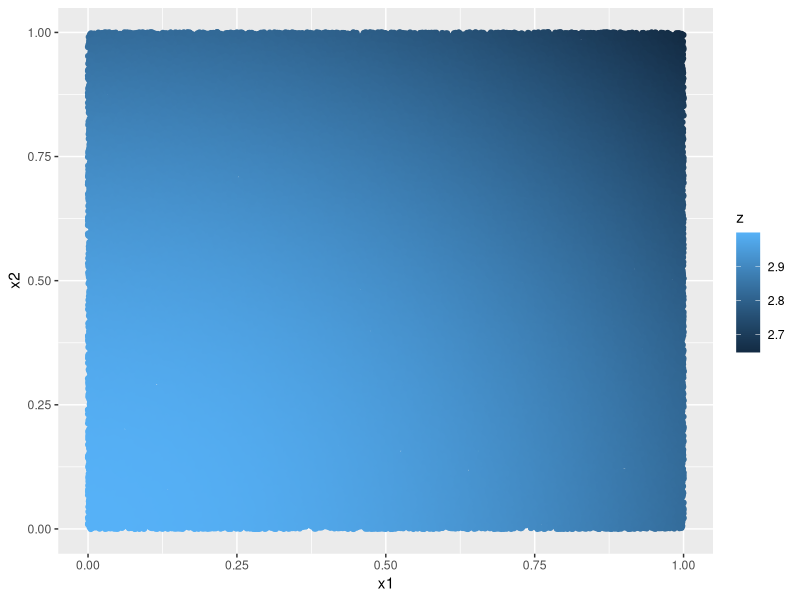
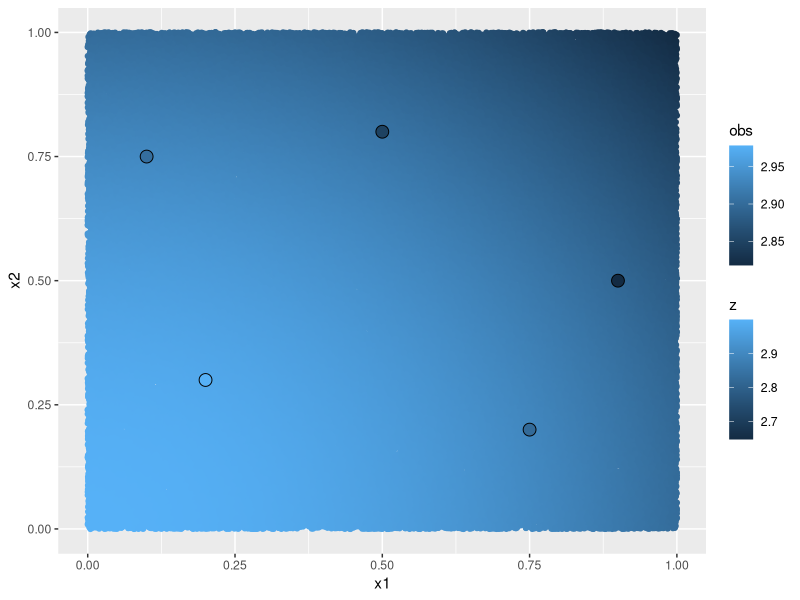
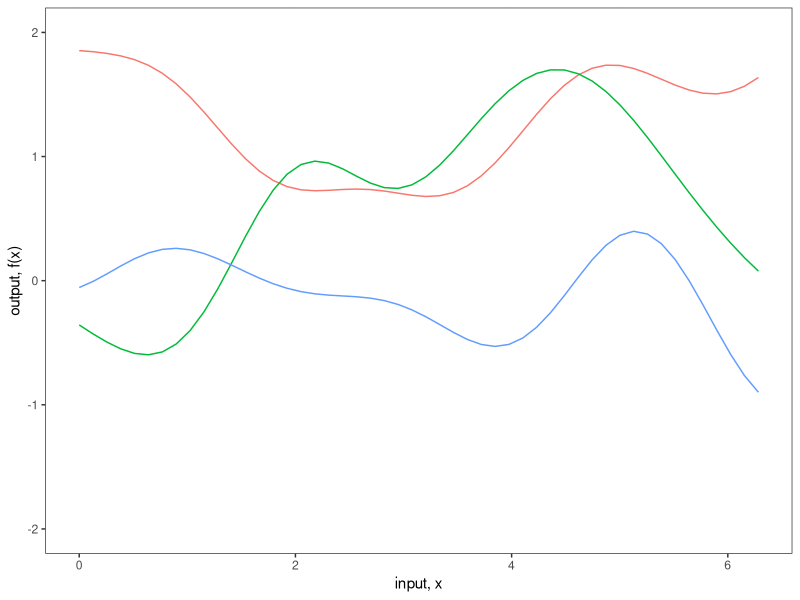
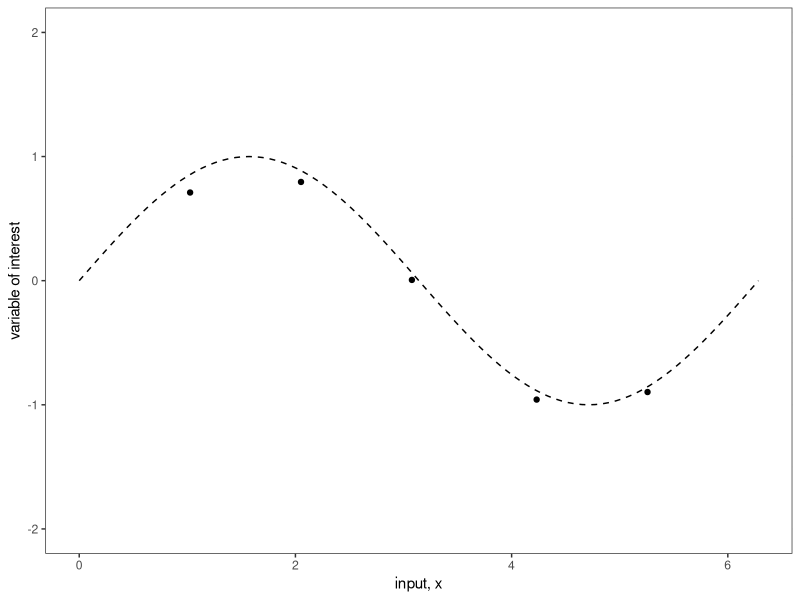
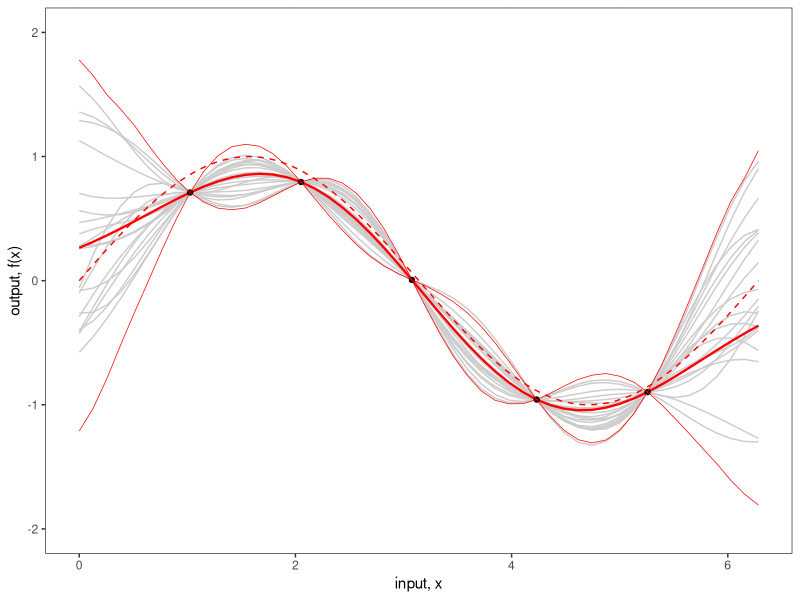
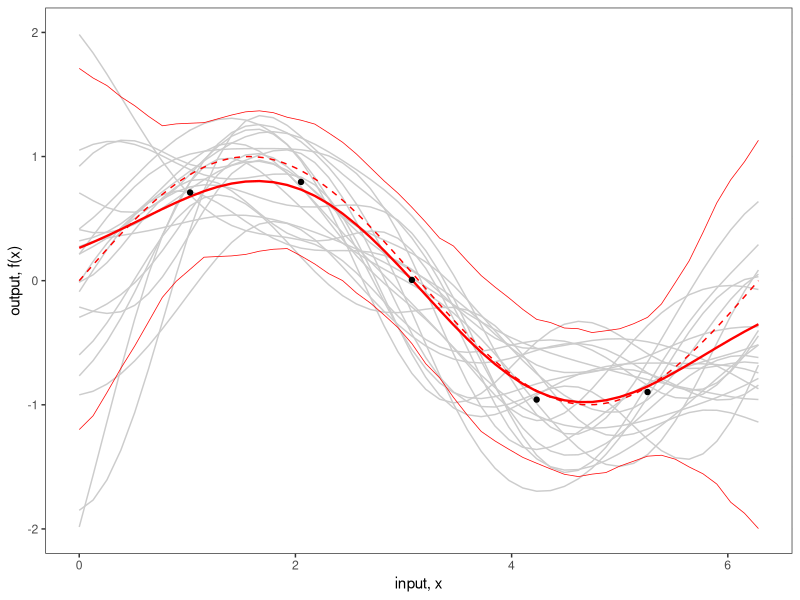

Write the R code that produced these figures, in order.
## ---- chunk 1
# Load in the required libraries for data manipulation
# and multivariate normal distribution
require(MASS)
require(plyr)
require(reshape2)
require(ggplot2)
## ---- chunk 2
x1 <- runif(100000)
x2 <- runif(100000)
## ---- chunk 3
z <- (9 - x1^2 - x2^2)^(1/2)
data <- data.frame(x1=x1,x2=x2,z=z)

ggplot() + 
  geom_point(data = data, aes(x = x1, y = x2, color = z)) 
## ---- chunk 4
x1_obs <- c(0.2, 0.75, 0.9, 0.5, 0.1)
x2_obs <- c(0.3, 0.2, 0.5, 0.8, 0.75)
obs_error <- rnorm(5, 0, 0.0000000000000000000000000000000000000000001)
obs <- (9 - x1_obs^2 - x2_obs^2)^(1/2) + obs_error

obs_df <- data.frame(x1_obs=x1_obs,x2_obs=x2_obs,obs=obs)
## ---- chunk 5
ggplot() + 
  geom_point(data = data, aes(x = x1, y = x2, color = z)) +
  geom_point(data = obs_df, shape=21, color="black", size=4, aes(x = x1_obs, y = x2_obs, fill = obs))
## ---- chunk 6
x_pts_num <- 50
x_pts_num_s <- 10
## ---- chunk 7
# Parameters:
#	X1, X2 = vectors
# 	l = the scale length parameter
# Returns:
# 	a covariance matrix
calcSigma <- function(X1,X2,l=1) {
  Sigma <- matrix(rep(0, length(X1)*length(X2)), nrow=length(X1))
  for (i in 1:nrow(Sigma)) {
    for (j in 1:ncol(Sigma)) {
      Sigma[i,j] <- exp(-0.5*(abs(X1[i]-X2[j])/l)^2)
    }
  }
  return(Sigma)
}
x.star_s <- seq(0,2*pi, len=x_pts_num_s)
k.xsxs_s <- calcSigma(x.star_s,x.star_s)
## ---- chunk 8
# Utility function to print matrices in proper LaTeX format
print_mat <- function(mat) {
  n <- nrow(mat)
  c('\\begin{bmatrix}',
    paste0(sapply(seq_len(n - 1),
                  function(i) paste0(mat[i, ], collapse = ' & ')),
           ' \\\\'),
    paste0(mat[n, ], collapse = ' & '),
    '\\end{bmatrix}')
} 
## ---- chunk 9
writeLines(c('$$',
             print_mat(
               round(k.xsxs_s,3)
             ),
             '$$'))
## ---- chunk 10
# Parameters:
#	X1, X2 = vectors
# 	l = the scale length parameter
# Returns:
# 	a covariance matrix
calcSigma <- function(X1,X2,l=1) {
  Sigma <- matrix(rep(0, length(X1)*length(X2)), nrow=length(X1))
  for (i in 1:nrow(Sigma)) {
    for (j in 1:ncol(Sigma)) {
      Sigma[i,j] <- exp(-0.5*(abs(X1[i]-X2[j])/l)^2)
    }
  }
  return(Sigma)
}
x.star <- seq(0,2*pi, len=x_pts_num)
k.xsxs <- calcSigma(x.star,x.star)
## ---- chunk 11
# Generate a number of functions from the process
n.samples_s <- 3
values <- matrix(rep(0,length(x.star)*n.samples_s), ncol=n.samples_s)
for (i in 1:n.samples_s) {
  # Each column represents a sample from a multivariate normal distribution
  # with zero mean and covariance k.xsxs
  values[,i] <- mvrnorm(1, rep(0, length(x.star)), k.xsxs)
}
values <- cbind(x=x.star,as.data.frame(values))
values <- melt(values,id="x")
## ---- chunk 12
# Plot the result
fig2a <- ggplot(values,aes(x=x,y=value)) +
  geom_rect(xmin=-Inf, xmax=Inf, ymin=-2.25, ymax=2.25, fill="white") +
  geom_line(aes(color=variable), show.legend = FALSE) +
  theme_bw() +
  scale_y_continuous(lim=c(-2,2), name="output, f(x)") +
  xlab("input, x")
fig2a
## ---- chunk 13
n <- 5
## ---- chunk 14
real_life_process <- function(x){
  sin(x)
}
## ---- chunk 15

# control_inputs <- matrix(seq(1,2*pi-1,len=n), ncol = 1)
control_inputs <- matrix(c(1.0258262, 2.0516523, 3.0774785, 4.2315330, 5.2573591), ncol = 1)

var_meas_err <- 0.01
obs_errors <- matrix(rnorm(n,0,sd = sqrt(var_meas_err)), ncol=1)

zeta <- real_life_process(control_inputs)
obs <- as.matrix(zeta, ncol=1) + obs_errors

f <- data.frame(x=control_inputs,
                y=obs)
colnames(f) <- c("control_inputs", "obs")
## ---- chunk 16
# Plot the result
fig <- ggplot(f, aes(control_inputs, obs)) +
  geom_rect(xmin=-Inf, xmax=Inf, ymin=-2.25, ymax=2.25, fill="white") + 
  geom_point() +
  geom_function(fun = function(x) sin(x), linetype="dashed") +
  xlab("input, x") +
  xlim(0,2*pi) +
  scale_y_continuous(lim=c(-2,2), name="variable of interest") +
  theme_bw()
fig
## ---- chunk 17
x <- f$control_inputs
k.xx <- calcSigma(x,x)
k.xxs <- calcSigma(x,x.star)
k.xsx <- calcSigma(x.star,x)
# k.xsxs <- calcSigma(x.star,x.star)
## ---- chunk 18
f.star.bar <- k.xsx%*%solve(k.xx)%*%f$obs
cov.f.star <- k.xsxs - k.xsx%*%solve(k.xx)%*%k.xxs
## ---- chunk 19
n.samples_m <- 20
## ---- chunk 20
values <- matrix(rep(0,length(x.star)*n.samples_m), ncol=n.samples_m)
for (i in 1:n.samples_m) {
  values[,i] <- mvrnorm(1, f.star.bar, cov.f.star)
}
values <- cbind(x=x.star,as.data.frame(values))
values <- melt(values,id="x")
## ---- chunk 21
n.samples <- 1000
values_l <- matrix(rep(0,length(x.star)*n.samples), ncol=n.samples)
for (i in 1:n.samples) {
  values_l[,i] <- mvrnorm(1, f.star.bar, cov.f.star)
}
values_l <- cbind(x=x.star,as.data.frame(values_l))
values_l <- melt(values_l,id="x")
## ---- chunk 22
post_summ <- data.frame(x.star, f.star.bar, rep(NA, length(x.star)), rep(NA, length(x.star)))
colnames(post_summ) <- c("x.star", "f.star.bar", "lower", "upper")
for (i in 1:length(x.star)) {
  post_summ[i, 3] <- quantile(values_l[seq(i, length(x.star)*n.samples, by=length(x.star)),3], 0.025)
}
for (i in 1:length(x.star)) {
  post_summ[i, 4] <- quantile(values_l[seq(i, length(x.star)*n.samples, by=length(x.star)),3], 0.975)
}
## ---- chunk 23
fig2b <- ggplot(values,aes(x=x,y=value)) +
  geom_rect(xmin=-Inf, xmax=Inf, ymin=-2.25, ymax=2.25, fill="white") +
  geom_line(aes(group=variable), colour="grey80") + 
  geom_line(data=values_l, aes(x=rep(x.star,n.samples), y=rep(f.star.bar,n.samples)),colour="red", linewidth=0.8) +
  geom_point(data=f,aes(x=control_inputs,y=obs)) +
  geom_line(data=post_summ,aes(x=x.star,y=lower), colour="red", linewidth=0.25) +
  geom_line(data=post_summ,aes(x=x.star,y=upper), colour="red", linewidth=0.25) +
  theme_bw() +
  scale_y_continuous(lim=c(-2,2), name="output, f(x)") +
  xlab("input, x") +
  geom_function(fun = function(x) sin(x), colour="red", linetype="dashed")
fig2b
## ---- chunk 24
obs_noise <- 0.1
## ---- chunk 25
x <- f$control_inputs
k.xx.noise <- k.xx + obs_noise * diag(1, ncol(k.xx))
## ---- chunk 26
f.star.bar <- k.xsx%*%solve(k.xx.noise)%*%f$obs
cov.f.star <- k.xsxs - k.xsx%*%solve(k.xx.noise)%*%k.xxs
## ---- chunk 27
n.samples_m <- 20
## ---- chunk 28
values <- matrix(rep(0,length(x.star)*n.samples_m), ncol=n.samples_m)
for (i in 1:n.samples_m) {
  values[,i] <- mvrnorm(1, f.star.bar, cov.f.star)
}
values <- cbind(x=x.star,as.data.frame(values))
values <- melt(values,id="x")
## ---- chunk 29
n.samples <- 1000
values_l <- matrix(rep(0,length(x.star)*n.samples), ncol=n.samples)
for (i in 1:n.samples) {
  values_l[,i] <- mvrnorm(1, f.star.bar, cov.f.star)
}
values_l <- cbind(x=x.star,as.data.frame(values_l))
values_l <- melt(values_l,id="x")
## ---- chunk 30
post_summ <- data.frame(x.star, f.star.bar, rep(NA, length(x.star)), rep(NA, length(x.star)))
colnames(post_summ) <- c("x.star", "f.star.bar", "lower", "upper")
for (i in 1:length(x.star)) {
  post_summ[i, 3] <- quantile(values_l[seq(i, length(x.star)*n.samples, by=length(x.star)),3], 0.025)
}
for (i in 1:length(x.star)) {
  post_summ[i, 4] <- quantile(values_l[seq(i, length(x.star)*n.samples, by=length(x.star)),3], 0.975)
}
## ---- chunk 31
fig2b <- ggplot(values,aes(x=x,y=value)) +
  geom_rect(xmin=-Inf, xmax=Inf, ymin=-2.25, ymax=2.25, fill="white") +
  geom_line(aes(group=variable), colour="grey80") + 
  geom_line(data=values_l, aes(x=rep(x.star,n.samples), y=rep(f.star.bar,n.samples)),colour="red", linewidth=0.8) +
  geom_point(data=f,aes(x=control_inputs,y=obs)) +
  geom_line(data=post_summ,aes(x=x.star,y=lower), colour="red", linewidth=0.25) +
  geom_line(data=post_summ,aes(x=x.star,y=upper), colour="red", linewidth=0.25) +
  theme_bw() +
  scale_y_continuous(lim=c(-2,2), name="output, f(x)") +
  xlab("input, x") +
  geom_function(fun = function(x) sin(x), colour="red", linetype="dashed") 
# +
  # geom_errorbar(data=f,aes(x=control_inputs,y=NULL,ymin=obs-2*sqrt(obs_noise), ymax=obs+2*sqrt(obs_noise)), width=0.2)
fig2b
